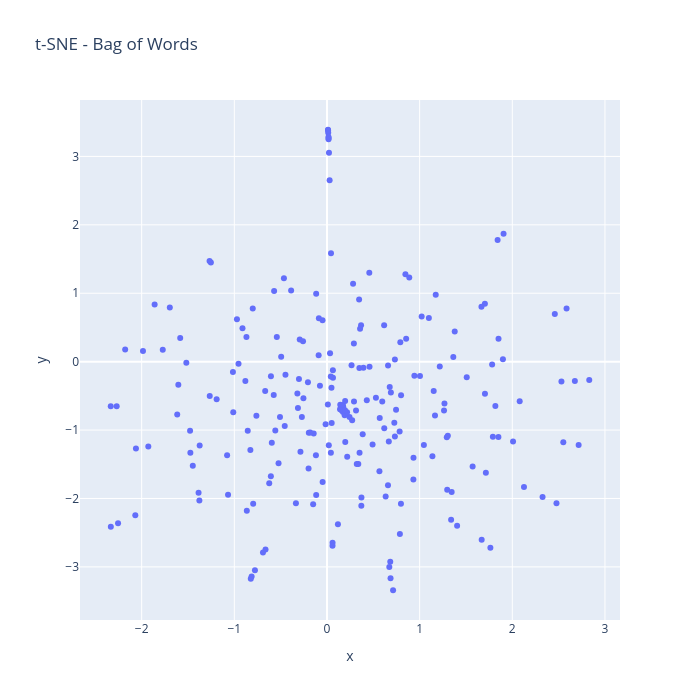
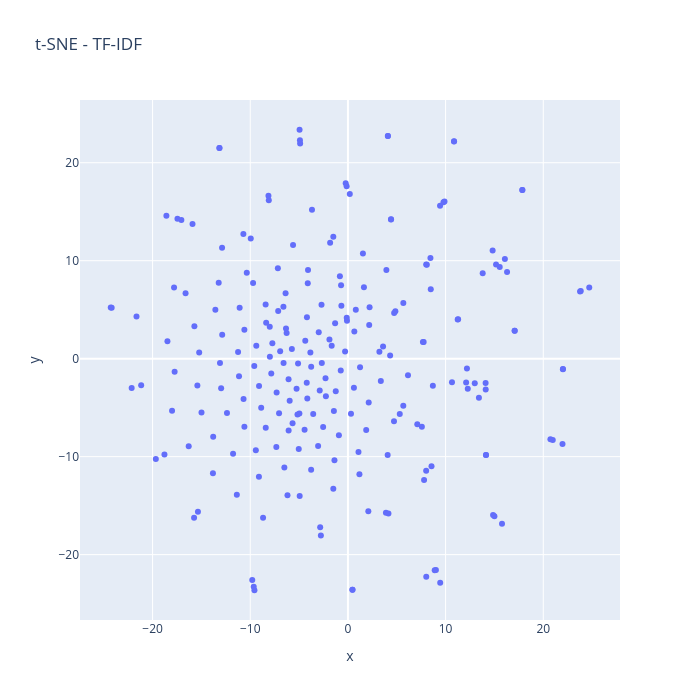

The notebook cell these images were saved under, in order:
### Code cell
def plotar(embed, nome):
    df_plot = pd.DataFrame({
        "x": embed[:, 0],
        "y": embed[:, 1],
        "indice": df_final.index,
        "Nome": df_final["Nome"],
        "data": df_final["Data"],
        "generos": df_final["Genêros"]
    })
    fig = px.scatter(
        df_plot,
        x="x",
        y="y",
        hover_data={"indice": True, "Nome": True, "data": True,  "generos": True, "x": False, "y": False},
        title=f"t-SNE - {nome}",
        width=700,
        height=700,
    )
    fig.write_html(nome+".html")
    fig.show()


plotar(embed_bow, "Bag of Words")
plotar(embed_tfidf, "TF-IDF")

### Figure 1 — Plotly figure (JSON) as saved in the notebook; plotly's stock layout.template omitted (floating-point values rounded to 4 significant figures; data arrays with more than 128 entries replaced by an {"elided": "..."} marker saying what was removed)
{"data": [{"customdata": {"elided": "224x4 mixed values"}, "hovertemplate": "indice=%{customdata[0]}<br>Nome=%{customdata[1]}<br>data=%{customdata[2]}<br>generos=%{customdata[3]}<extra></extra>", "legendgroup": "", "marker": {"color": "#636efa", "symbol": "circle"}, "mode": "markers", "name": "", "orientation": "v", "showlegend": false, "type": "scatter", "x": {"elided": "224 float values"}, "xaxis": "x", "y": {"elided": "224 float values"}, "yaxis": "y"}], "layout": {"height": 700, "legend": {"tracegroupgap": 0}, "title": {"text": "t-SNE - Bag of Words"}, "width": 700, "xaxis": {"anchor": "y", "domain": [0, 1], "title": {"text": "x"}}, "yaxis": {"anchor": "x", "domain": [0, 1], "title": {"text": "y"}}}}

### Figure 2 — Plotly figure (JSON) as saved in the notebook; plotly's stock layout.template omitted (floating-point values rounded to 4 significant figures; data arrays with more than 128 entries replaced by an {"elided": "..."} marker saying what was removed)
{"data": [{"customdata": {"elided": "224x4 mixed values"}, "hovertemplate": "indice=%{customdata[0]}<br>Nome=%{customdata[1]}<br>data=%{customdata[2]}<br>generos=%{customdata[3]}<extra></extra>", "legendgroup": "", "marker": {"color": "#636efa", "symbol": "circle"}, "mode": "markers", "name": "", "orientation": "v", "showlegend": false, "type": "scatter", "x": {"elided": "224 float values"}, "xaxis": "x", "y": {"elided": "224 float values"}, "yaxis": "y"}], "layout": {"height": 700, "legend": {"tracegroupgap": 0}, "title": {"text": "t-SNE - TF-IDF"}, "width": 700, "xaxis": {"anchor": "y", "domain": [0, 1], "title": {"text": "x"}}, "yaxis": {"anchor": "x", "domain": [0, 1], "title": {"text": "y"}}}}
